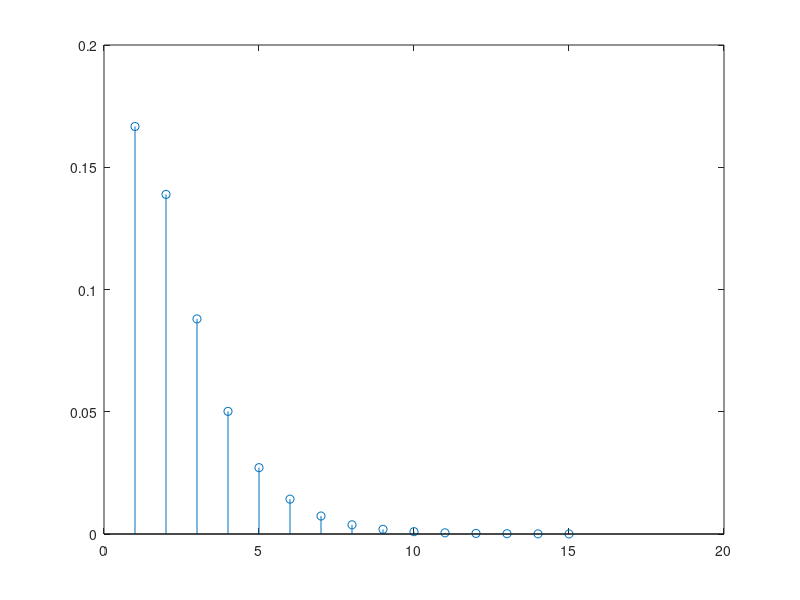

Recreate this plot in MATLAB.
 xk = input('Enter the input signal x(k): '); 
 hk = input('Enter the impulse response h(k): ');
 yk = conv(xk,hk);
 %Convoluted Output stem(yk) Testcase: Enter the input signal x(k): [2 6 6 8 3 4 9] Enter the impulse response h(k): [6 9 8 9 3 9 5] 
 %(b). Code: 
 n = -5:15;
 un1 = n>= -1; 
 un_1 = n>= 1;
 xn = (1/2).^n.*un1;
 hn = (1/3).^n.*un_1;
 yn = conv(xn,hn,'same'); 
 stem(yn) 
 %(c). Code:
 n = 1:15; 
 un1 = n>= -1;
 un_1 = n>= 1; 
 xn = (1/2).^n.*un1; 
 hn = (1/3).^n.*un_1;
 Xw = fft(xn);
 Hw = fft(hn);
 Yw = Xw.*Hw;
 yn = ifft(Yw);
 stem(yn) 
